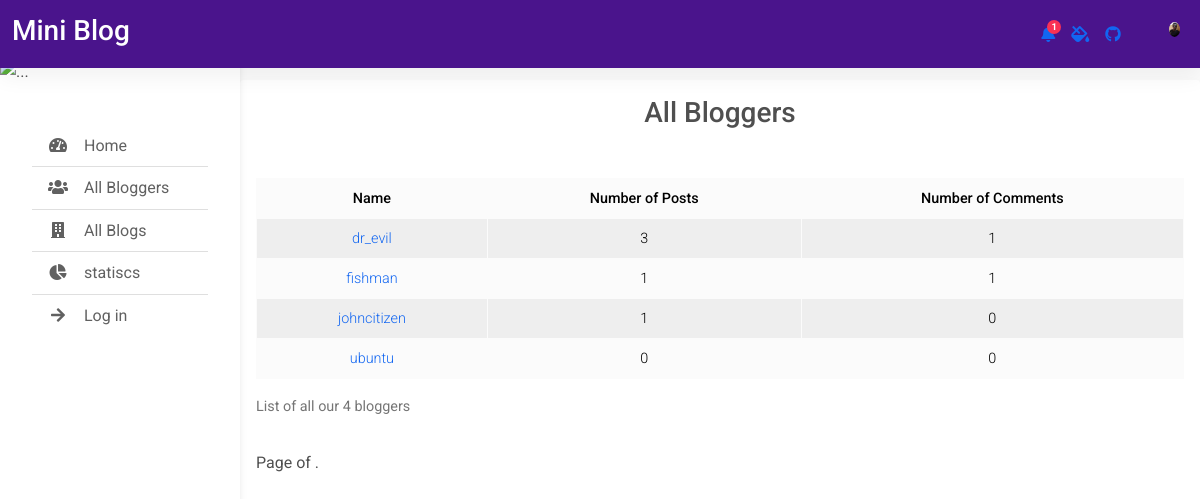
/blog/bloggers/, run on the app's committed database.
### blog/models.py (models this page shows, shortened)
class Blogger(models.Model):
    user=models.OneToOneField(settings.AUTH_USER_MODEL,on_delete=CASCADE)
    date_joined=models.DateField(verbose_name='Date Joined')
    blogger_bio=models.CharField(verbose_name='Bio',max_length=1000)
    def __str__(self) -> str:
        return self.user.username

### blog/views.py (the view)
# urls.py: path('bloggers/',views.bloggers ,name='bloggers'),
def bloggers(request):
    bloggers=Blogger.objects.all()
    num_bloggers= Blogger.objects.count()
    context={
        'blogger_list': bloggers,
        'num_bloggers': num_bloggers,
    }
    return render(request,'blog/blogger_list.html',context)

### blog/templates/blog/blogger_list.html (shortened to what this page needs)
{% extends "blog/base_template.html" %}
{% block content %}
<main>
    <div class="card text-center " style="margin-top:80px; height: 90vh;">
        <div class="card-body">
          <h3>All Bloggers</h3>
            <div class="table-responsive mt-5">
              {% if blogger_list %}
            <table class="table table-striped table-hover table-bordered table-sm table-light border-light">
              <thead>
                <tr>
                  <th scope="col">Name</th>
                  <th scope="col">Number of Posts</th>
                  <th scope="col">Number of Comments</th>
                </tr>
              </thead>
              <tbody>
                {% for blogger in blogger_list %}
                <tr>
                  <td><a href="{% url 'blog:blogger_detail' blogger.id %}">{{ blogger }}</a></td>
                  <td>{{blogger.blogpost_set.count}}</td>
                  <td>{{blogger.user.comment_set.count}}</td>
                </tr>
                {% endfor%}
              </tbody>
              <caption>
                List of all our {{num_bloggers}} bloggers
              </caption>
                </table>
                {% else %}
                <p>There are no bloggers in the Blog App.</p>
              {% endif %}
            </div>
            <div class="pagination">
              <span class="step-links">
                  <span class="current">
                      Page {{ page_obj.number }} of {{ page_obj.paginator.num_pages }}.
                  </span> &nbsp
              </span>
          </div>
        </div>
    </div>
</main>
{% endblock %}

### blog/static/css/admin.css (style rules this page uses)
body { background-color: #fbfbfb; }
@media (min-width: 991.98px) { main { padding-left: 240px; } }

### data on the page
Blogger: user.username "dr_evil", blogpost_set.count "3", user.comment_set.count "1"
Blogger: user.username "fishman", blogpost_set.count "1", user.comment_set.count "1"
Blogger: user.username "johncitizen", blogpost_set.count "1", user.comment_set.count "0"
Blogger: user.username "ubuntu", blogpost_set.count "0", user.comment_set.count "0"

### other printed values
{{ num_bloggers }} "4"
